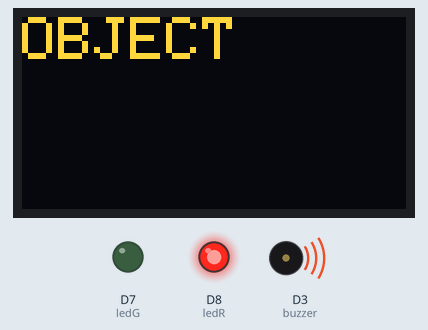
Simulated run of this sketch. Board: ESP8266 (NodeMCU). Parts: 128×64 one-colour display, output pins drawn as LEDs (lit = HIGH), buzzer (waves = sounding, pin HIGH). The OLED is the two-colour kind (top 16 rows yellow); WiFi joins after 1.5 s; servers stay silent unless stated.

Above: at 1.9 s.
Timing chart, 0 to 3.4 s (numbered marks = the images above):
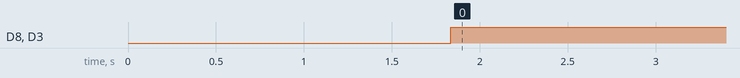

Measured:
- by itself, D8 (ledR), D3 (buzzer): LOW → HIGH at 1.8 s

The sketch:

avoidsensor_led_buzzer_oled_blynk.ino
```cpp
/*---------------------KRENOVATOR---------------------
  LIVE MOVEMENT ALERT

  The sensor use is avoidance sensor; as for this
  project, the sensor is used to detect any object
  infront of it. The code is to read the sensor
  behavior. The LED is used as a trigger component
  for the presence or absence of any object and buzzer
  will produce sound when a object is near. OLED
  display is to monitor the result on display live.

  Get the code at github
  https://github.com/MZulsyahmi/live-movement-monitoring-using-blynk.git

  by M.Zulsyahmi @krenovator
  August 2019
 */

/*the library for OLED display*/
#include <SPI.h>
#include <Wire.h>
#include <Adafruit_GFX.h>
#include <Adafruit_SSD1306.h>

#include <ESP8266WiFi.h>
#include <BlynkSimpleEsp8266.h>

//initialize for pin used
int avoidpin = D4;  //KY-032 avoidance sensor

int ledR = D8;      //red LED
int ledG = D7;      //green LED

int buzzer = D3;    //buzzer

#define OLED_RESET LED_BUILTIN
Adafruit_SSD1306 display(OLED_RESET);

// You should get Auth Token in the Blynk App.
// Go to the Project Settings (nut icon).
char auth[] = "YourAuthToken";

// Your WiFi credentials.
// Set password to "" for open networks.
char ssid[] = "YourNetworkName";
char pass[] = "Password";

WidgetLED red(V1);
WidgetLED green(V2);

void setup() {
  display.clearDisplay();

  Serial.begin(115200);

  display.begin(SSD1306_SWITCHCAPVCC, 0x3C);  // initialize with the I2C addr 0x3D (for the 128x64)

  //declaration for the pin
  pinMode(avoidpin, INPUT);

  pinMode(ledR,OUTPUT);
  pinMode(ledG,OUTPUT);
  pinMode(buzzer,OUTPUT);

  Blynk.begin(auth, ssid, pass);

  // Clear the buffer/display
  display.clearDisplay();
}

void loop() {
  int Sensor = digitalRead(avoidpin);

  display.clearDisplay();

  //condition used: if...else condition
  //HIGH = 1 or ON      LOW = 0 or OFF
  if(Sensor == LOW){
    display.setTextColor(WHITE);
    display.setCursor(0, 0);
    display.setTextSize(2);
    display.print("OBJECT");

    digitalWrite(ledR, HIGH);
    digitalWrite(ledG, LOW);
    digitalWrite(buzzer,HIGH);

    red.on();
    green.off();

    Blynk.email("YourEmail", "EmailSubject", "MessageYouWantToSend");
  }
  else{
    display.setTextColor(WHITE);
    display.setCursor(0, 0);
    display.setTextSize(3);
    display.print("No Object");

    digitalWrite(ledR, LOW);
    digitalWrite(ledG, HIGH);
    digitalWrite(buzzer,LOW);

    red.off();
    green.on();
  }
  display.display();
  delay(1000);
  Blynk.run();
}
```
